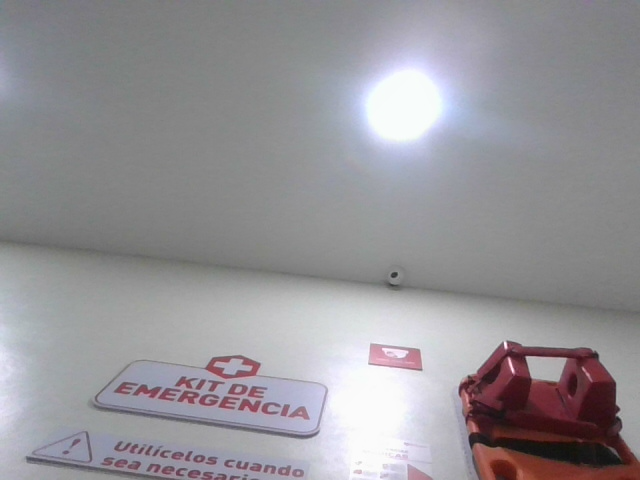
#> input picture my_model/captured_image.png, 640 x 480 px
$ python probar_hsv.py
#> lines starting #> are read from the running program, lines starting #| are printed output that depends on the picture; after the words box and inside, x2 and y2 are one past the last pixel; in counts of white or black regions, pixels touching at a corner belong together
import cv2
import numpy as np

# ##################################################################
# ## ⚙️ CONFIGURACIÓN: ¡MODIFICA ESTOS VALORES! ##
# ##################################################################

# 1. Especifica la ruta a la nueva imagen que quieres probar.
#    Asegúrate de que la imagen esté en la misma carpeta que el script,
#    o proporciona la ruta completa.
IMAGEN_A_PROBAR = 'captured_image.png' # <--- CAMBIA ESTO

# 2. Pega aquí los valores que obtuviste del script de calibración.
#    Estos son solo un ejemplo, ¡debes usar los tuyos!
RANGO_AMARILLO_HSV = (
    np.array([112, 87, 186]),  # Límite inferior (H, S, V)
    np.array([128, 122, 206])   # Límite superior (H, S, V)
)

# 3. Define el área mínima en píxeles para considerar una detección válida.
#    Este valor debe ser el mismo que usas en tu script principal.
MIN_AREA_IMPACTO = 120

# ##################################################################
# ## CÓDIGO DE PRUEBA (No necesitas modificar debajo de esta línea) ##
# ##################################################################

# Cargar la imagen
img_original = cv2.imread(IMAGEN_A_PROBAR)
#> img_original is the input picture: shape (480, 640, 3); mean B, G, R 151.8, 147.5, 150

if img_original is None:
    print(f"❌ ERROR: No se pudo cargar la imagen desde '{IMAGEN_A_PROBAR}'.")
    print("Asegúrate de que el nombre del archivo es correcto y está en la carpeta adecuada.")
else:
    # Convertir la imagen al espacio de color HSV
    hsv = cv2.cvtColor(img_original, cv2.COLOR_BGR2HSV)
#> hsv: shape (480, 640, 3); mean H, S, V 79.6, 17.4, 154.9

    # Crear la máscara usando los rangos HSV definidos
    lower_bound, upper_bound = RANGO_AMARILLO_HSV
    mask = cv2.inRange(hsv, lower_bound, upper_bound)
#> mask: shape (480, 640); every value is 0

    # Encontrar contornos en la máscara
    contours, _ = cv2.findContours(mask, cv2.RETR_EXTERNAL, cv2.CHAIN_APPROX_SIMPLE)
#> contours = []

    impacto_detectado = False
    # Dibujar los contornos encontrados que superen el área mínima
    for cnt in contours:
        if cv2.contourArea(cnt) > MIN_AREA_IMPACTO:
            impacto_detectado = True
            # Dibuja el contorno en verde sobre la imagen original
            cv2.drawContours(img_original, [cnt], -1, (0, 255, 0), 3)
#> this loop made 0 passes

    # Mostrar mensaje de resultado en la imagen
    if impacto_detectado:
        print("✅ ¡Impacto detectado con los valores HSV proporcionados!")
        cv2.putText(img_original, "IMPACTO DETECTADO", (20, 40),
                    cv2.FONT_HERSHEY_SIMPLEX, 1, (0, 255, 0), 2)
    else:
        print("❌ No se detectó ningún impacto con los valores HSV actuales.")
        cv2.putText(img_original, "NO SE DETECTO IMPACTO", (20, 40),
                    cv2.FONT_HERSHEY_SIMPLEX, 1, (0, 0, 255), 2)
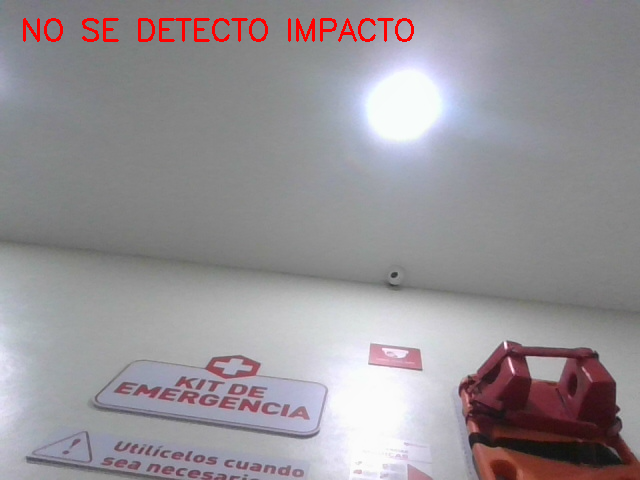
#> img_original: shape (480, 640, 3); 0.92% of pixels changed, all inside (x1, y1, x2, y2) = (23, 18, 414, 42)

    # Crear una versión de la máscara en 3 canales para poder apilarla con la original
    mask_bgr = cv2.cvtColor(mask, cv2.COLOR_GRAY2BGR)
#> mask_bgr: shape (480, 640, 3); every value is 0

    # Apilar la imagen original (con el resultado) y la máscara para verlas juntas
    resultado_combinado = np.hstack([img_original, mask_bgr])
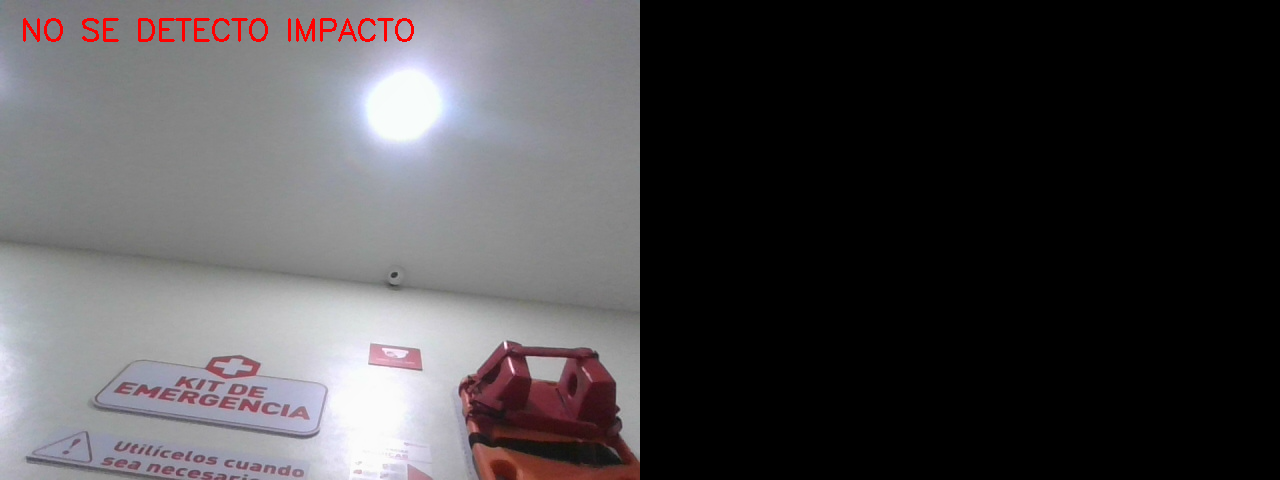
#> resultado_combinado: shape (480, 1280, 3); mean B, G, R 75.3, 73.1, 75.5

    # Redimensionar si la imagen es muy grande para la pantalla
    h, w, _ = resultado_combinado.shape
#> h = 480; w = 1280
    if w > 1900: # Si el ancho combinado es mayor a 1900px
        escala = 1900 / w
        nuevo_ancho = int(w * escala)
        nuevo_alto = int(h * escala)
        resultado_combinado = cv2.resize(resultado_combinado, (nuevo_ancho, nuevo_alto))


    # Mostrar la imagen
    cv2.imshow("Resultados de la Prueba: Original (Izquierda) vs Mascara HSV (Derecha)", resultado_combinado)
    print("\nPresiona cualquier tecla para cerrar la ventana.")
    cv2.waitKey(0)
    cv2.destroyAllWindows()
